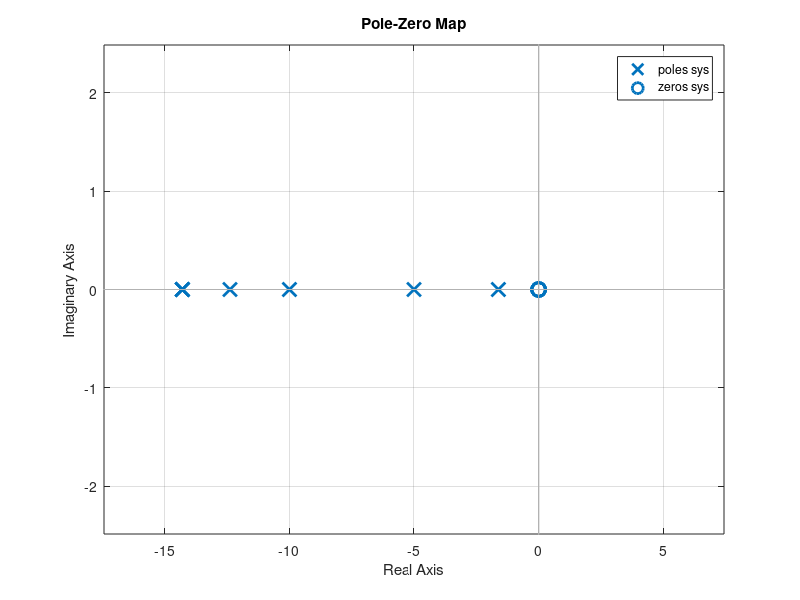

The MATLAB source for this figure:
%% Title:Control System-Second Order System
%Author:Ravikumar M Pise
%PS No:99003747
%Date:7/04/2021
%Version:1.3


%% This Document has movement of poles for Second Order System



zeros = 0;
poles = [-10 -5];
gain = 1;
sys = zpk(zeros,poles,gain)
hold on
pzmap(sys)
   

zeros = 0;
poles = [-9+5i -5+5i];
gain = 1;
sys = zpk(zeros,poles,gain)
hold on
pzmap(sys)


zeros = 0;
poles = [-15+2i -20+2i];
gain = 1;
sys = zpk(zeros,poles,gain)
hold on
pzmap(sys)

zeros = 0;
poles = [-15-2i -20-2i];
gain = 1;
sys = zpk(zeros,poles,gain)
hold on
pzmap(sys)

zeros = 0;
poles = [-15-2i -20-2i];
gain = 1;
sys = zpk(zeros,poles,gain)
hold on
pzmap(sys)